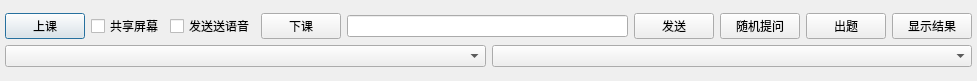
<?xml version="1.0" encoding="UTF-8"?>
<ui version="4.0">
 <class>TeacherWindow</class>
 <widget class="QDialog" name="TeacherWindow">
  <property name="geometry">
   <rect>
    <x>0</x>
    <y>0</y>
    <width>977</width>
    <height>81</height>
   </rect>
  </property>
  <property name="windowTitle">
   <string>教师已登录</string>
  </property>
  <property name="modal">
   <bool>false</bool>
  </property>
  <layout class="QGridLayout" name="gridLayout">
   <property name="leftMargin">
    <number>5</number>
   </property>
   <property name="topMargin">
    <number>5</number>
   </property>
   <property name="rightMargin">
    <number>5</number>
   </property>
   <property name="bottomMargin">
    <number>6</number>
   </property>
   <item row="0" column="0">
    <layout class="QVBoxLayout" name="verticalLayout">
     <item>
      <layout class="QHBoxLayout" name="horizontalLayout_3">
       <item>
        <layout class="QHBoxLayout" name="horizontalLayout_2">
         <item>
          <widget class="QPushButton" name="btnBeginClass">
           <property name="text">
            <string>上课</string>
           </property>
          </widget>
         </item>
         <item>
          <widget class="QCheckBox" name="ckbScreenShare">
           <property name="text">
            <string>共享屏幕</string>
           </property>
          </widget>
         </item>
         <item>
          <widget class="QCheckBox" name="ckbVoiceShare">
           <property name="text">
            <string>发送送语音</string>
           </property>
          </widget>
         </item>
         <item>
          <widget class="QPushButton" name="btnEndClass">
           <property name="text">
            <string>下课</string>
           </property>
          </widget>
         </item>
        </layout>
       </item>
       <item>
        <layout class="QHBoxLayout" name="horizontalLayout">
         <item>
          <widget class="QLineEdit" name="edtChat"/>
         </item>
         <item>
          <widget class="QPushButton" name="btnSend">
           <property name="sizePolicy">
            <sizepolicy hsizetype="Fixed" vsizetype="Fixed">
             <horstretch>0</horstretch>
             <verstretch>0</verstretch>
            </sizepolicy>
           </property>
           <property name="text">
            <string>发送</string>
           </property>
          </widget>
         </item>
         <item>
          <widget class="QPushButton" name="popquiz">
           <property name="text">
            <string>随机提问</string>
           </property>
          </widget>
         </item>
         <item>
          <widget class="QPushButton" name="Quiz">
           <property name="text">
            <string>出题</string>
           </property>
          </widget>
         </item>
         <item>
          <widget class="QPushButton" name="Result">
           <property name="text">
            <string>显示结果</string>
           </property>
          </widget>
         </item>
        </layout>
       </item>
      </layout>
     </item>
     <item>
      <layout class="QHBoxLayout" name="horizontalLayout_4">
       <item>
        <widget class="QComboBox" name="cmbStudent"/>
       </item>
       <item>
        <widget class="QComboBox" name="cmbChatList"/>
       </item>
      </layout>
     </item>
    </layout>
   </item>
  </layout>
 </widget>
 <resources/>
 <connections/>
</ui>
